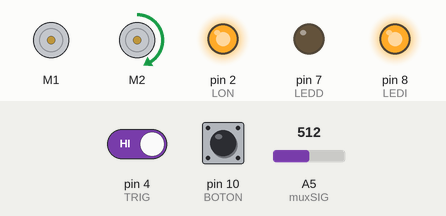
A sketch run on a simulated Arduino Uno, built with avr-gcc and run on an emulated ATmega328P. Shown: 2 × DC motor (green arrow = forward, orange = backward, longer = faster), output pins drawn as LEDs (lit = HIGH). The test bench sets the inputs (shaded band); at power-on: A5 (muxSIG) = 512, pin 4 (TRIG) HIGH, pin 10 (BOTON) LOW. Pins used as bus, display or sensor lines are not drawn; what the sketch prints to the serial monitor is not drawn.

Above: at 5.1 s.
5.2 s: A5 (muxSIG) set to 530
At 5.6 s:
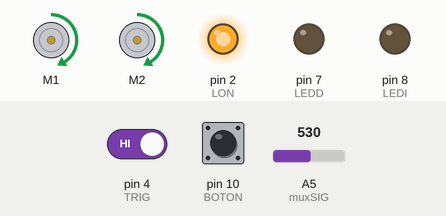
6.7 s: A5 (muxSIG) set to 511
At 7.7 s:
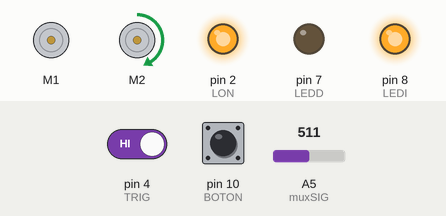
8.2 s: pin 4 (TRIG) driven LOW
At 9.4 s:
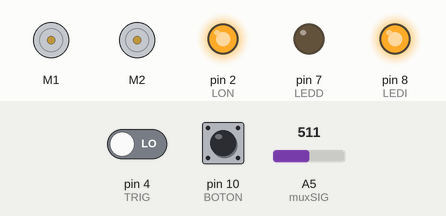
9.7 s: pin 4 (TRIG) driven HIGH
At 10.8 s:
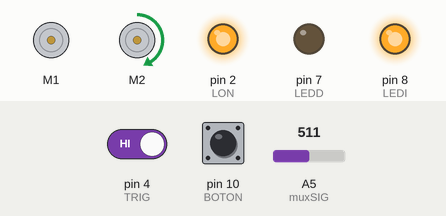
11.2 s: A5 (muxSIG) set to 716
At 12.4 s:
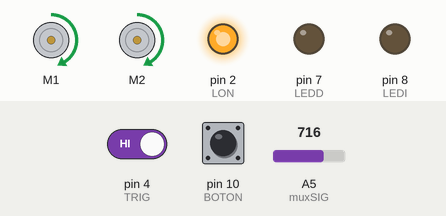
12.7 s: A5 (muxSIG) set to 900
At 13.6 s:
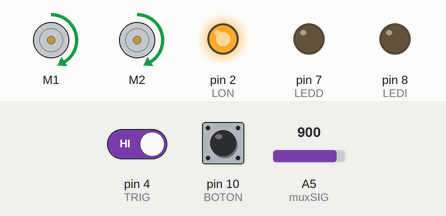
Timing chart, 0 to 15.2 s (numbered marks = the images above; inputs shaded):
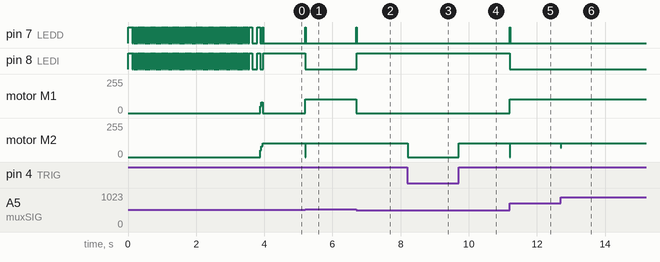

The sketch:

Rocky.ino
```cpp
#include <OrangutanMotors.h> //libreria motores

//Pines a usar
#define LON         2      // LED ON Regleta
#define TRIG        4      // IR
#define LEDD        7      // led der
#define LEDI        8      // led izq
#define BOTON       10     // Boton
#define muxS0       A1     // pin s0 canal
#define muxS1       A2     // pin s1 canal
#define muxS2       A3     // pin s2 canal
#define muxS3       A4     // pin s3 canal
#define muxSIG      A5     // pin OUT multiplexor

//Paramatros de sensores QTR
#define N_SENSORES  14     // numero de sensores
#define REFERENCIA  6500
#define UMBRAL_MIN  79

unsigned long sensorValor[N_SENSORES];
unsigned int sensorValorMAX[N_SENSORES];
unsigned int sensorValorMIN[N_SENSORES];
unsigned int sensorValorPROM[N_SENSORES];
unsigned long posicionLinea;
int error[8];

//:::::::::::::::: A J U S T E S  P I D ::::::::::::::::::::::::
const int velMax = 105; //120  // 190
const int velFrenoMax = 100;
const int velFrenoMin = 90;
int limite;

float kP = 0.0236; //.018
float kI = 0.0004; //.0007
float kD = 0.2854; //0.216


// Variables para Control
int proporcional;
long integral;
int derivada;
int diferenciaPwr;
int toleranciaM;

OrangutanMotors motores;

void setup() {
  pinMode(TRIG, INPUT);
  pinMode(BOTON, INPUT);
  pinMode(LEDD, OUTPUT);
  pinMode(LEDI, OUTPUT);
  pinMode(LON, OUTPUT);
  pinMode(muxS0, OUTPUT);
  pinMode(muxS1, OUTPUT);
  pinMode(muxS2, OUTPUT);
  pinMode(muxS3, OUTPUT);

  Serial.begin(9600);

  //activar/desactivar motores, regleta y turbina
  motBaby(0,0);
  digitalWrite(LON,1);

  // ***************** CALIBRANDO *****************
  esperarBoton();
  iniciarCalibracion();

  esperarBoton();
  iniciarlizarVariables();

  esperarBoton();
  esperarTrigger();

  for(int i = 50; i<velMax; i+=15){
    motBaby(i,i);
    delay(15);
  }
}

void loop() {
  if (!digitalRead(TRIG)){
    motBaby(0,0);
    diferenciaPwr = 0;
  }else{
    calcularPID();
    //verPosicionPwr();
    //verValores();
  }
}

//******************* BOTON *******************
void esperarBoton() {
  digitalWrite(LEDD, HIGH);
  digitalWrite(LEDI, HIGH);
  while(digitalRead(BOTON));
  delay(100);
  digitalWrite(LEDD, LOW);
  digitalWrite(LEDI, LOW);
}

void esperarTrigger(){
  digitalWrite(LEDD, HIGH);
  digitalWrite(LEDI, HIGH);
  while(!digitalRead(TRIG));
  digitalWrite(LEDD, LOW);
  digitalWrite(LEDI, LOW);
}

//******************* MOTORES *******************
void motBaby(int motor_izq, int motor_der) {
  motores.setSpeeds(motor_izq, motor_der);
}


//******************* REGLETA *******************
void setCanal(byte canal){
   digitalWrite(muxS3, bitRead(canal, 3));
   digitalWrite(muxS2, bitRead(canal, 2));
   digitalWrite(muxS1, bitRead(canal, 1));
   digitalWrite(muxS0, bitRead(canal, 0));
}

void leerSensores(){
   int k = 0;
   for (int i = 14; i > 0 ; i--){
      setCanal(i);
      sensorValor[k] = analogRead(muxSIG)/10;
      k++;
   }
}

int leerLineaNegra(int lineaAnterior){
  unsigned long suma = 0;
  unsigned long divisor = 0;
  leerSensores();
  for(int i = 0 ; i < N_SENSORES; i++){
    if(sensorValor[i] > sensorValorPROM[i]){
      suma += i*1000*sensorValor[i];
      divisor += sensorValor[i];
    }
  }
  if(divisor > 0)
    return (long) suma/divisor;
  else
    return  lineaAnterior;
}

int leerLineaBlanca(int lineaAnterior){
  unsigned long suma = 0;
  unsigned long divisor = 0;
  leerSensores();
  for(int i = 0 ; i < N_SENSORES; i++){
    if(sensorValor[i] < sensorValorPROM[i]){
      suma += i*1000*sensorValor[i];
      divisor += sensorValor[i];
    }
  }
  if(divisor > 0)
    return (long) suma/divisor;
  else
    return  lineaAnterior;
}

void iniciarCalibracion(){
  for( int i = 0 ; i < N_SENSORES ; i++){;
    sensorValorMAX[i] = 0;
    sensorValorMIN[i] = UMBRAL_MIN;
  }
  for(int i = 0 ; i < 75 ; i++){
    digitalWrite(LEDD, HIGH);
    digitalWrite(LEDI, HIGH);
    leerSensores();
    for(int i = 0 ; i < N_SENSORES; i++){
      if(sensorValor[i] > sensorValorMAX[i]){
        sensorValorMAX[i] = sensorValor[i];
      }
      if(sensorValor[i] < sensorValorMIN[i]){
        sensorValorMIN[i] = sensorValor[i];
      }
    }
    delay(22);
    digitalWrite(LEDD, LOW);
    digitalWrite(LEDI, LOW);
    delay(22);
  }
}

//     ::::::::::::: CALCULAR ERROR (PID) :::::::::::::
void calcularPID() {
  posicionLinea=leerLineaNegra(posicionLinea);
  proporcional=posicionLinea-REFERENCIA;

  integral=error[0]+error[1]+error[2]+error[3]+error[4]+error[5]+error[6]+error[7];

  error[7]=error[6];
  error[6]=error[5];
  error[5]=error[4];
  error[4]=error[3];
  error[3]=error[2];
  error[2]=error[1];
  error[1]=error[0];
  error[0]=proporcional;

  derivada=proporcional-error[7];

  if(integral>5000){
    digitalWrite(LEDD, 0);
    digitalWrite(LEDI, 1);
  }else{
    if(integral<-5000){
      digitalWrite(LEDD, 1);
      digitalWrite(LEDI, 0);
    }else{
      digitalWrite(LEDD, 0);
      digitalWrite(LEDI, 0);
    }
  }
  diferenciaPwr=proporcional*kP+integral*kI+derivada*kD;

  if (diferenciaPwr>toleranciaM) diferenciaPwr=toleranciaM;
  if (diferenciaPwr<-toleranciaM) diferenciaPwr=-toleranciaM;

  //Control de motores
  if (diferenciaPwr > 0){
    motBaby(velMax, velMax-diferenciaPwr);
  }else{
    motBaby(velMax+diferenciaPwr, velMax);
  }
}

void iniciarlizarVariables(){
  limite = velMax-10;
  diferenciaPwr = 0;
  posicionLinea = 0;
  integral = 0;
  derivada = 0;
  error[0] = 0;
  error[1] = 0;
  error[2] = 0;
  error[3] = 0;
  error[4] = 0;
  error[5] = 0;
  error[6] = 0;
  error[7] = 0;
  toleranciaM = velMax;
  for(int i = 0 ; i<N_SENSORES ; i++){
    sensorValorPROM[i] = int (sensorValorMAX[i] + sensorValorMIN[i])/2;
  }
  for(int i = 0; i<N_SENSORES; i++){
    Serial.print(sensorValorMAX[i]);
    Serial.print(F(" - "));
    Serial.print(sensorValorMIN[i]);
    Serial.print(F(" - "));
    Serial.println(sensorValorPROM[i]);
  }
}

void frenosContorno(){
  if(sensorValor[0]>sensorValorPROM[0] || sensorValor[1]>sensorValorPROM[1]){
    motBaby(-velFrenoMin,velFrenoMax);
    while(true){
      leerSensores(); //lectura en bruto de sensor
      if(sensorValor[2]>sensorValorPROM[2] || sensorValor[3]>sensorValorPROM[3]){
        break;
      }
    }
  }

  if(sensorValor[12]>sensorValorPROM[12] || sensorValor[13]>sensorValorPROM[13]){
    motBaby(velFrenoMax, -velFrenoMin);
    while(true){
      leerSensores();
      if(sensorValor[10]>sensorValorPROM[10] || sensorValor[11]>sensorValorPROM[11]){
        break;
      }
    }
  }
}

//******************* REVISANDO *******************
void verPosicionPwr(){
      Serial.print(proporcional);
      Serial.print(F(" => "));
      Serial.println(diferenciaPwr);
}

void verValores(){
  leerSensores();
  for(int i = 0 ; i < N_SENSORES ; i++ ){
    Serial.print(sensorValor[i]);
    Serial.print(F(" || "));
  }
  Serial.println(F("~"));
}
```

Measured:
- the behaviour switches between 519 and 520 on A5 (muxSIG) (found by bisection; images 0 and 1)
- after the input at 5.2 s, pin 7 (LEDD): LOW → HIGH at once, → LOW 0.01 s later; pin 8 (LEDI): HIGH → LOW at once; motor M1: stopped → forward 105/255 at once; motor M2: forward 105/255 → stopped at once, → forward 105/255 0.02 s later
- after the input at 6.7 s, pin 7 (LEDD): LOW → HIGH at once, → LOW 0.01 s later; pin 8 (LEDI): LOW → HIGH at once; motor M1: forward 105/255 → stopped at once
- after the input at 8.2 s, motor M2: forward 105/255 → stopped at once
- after the input at 9.7 s, motor M2: stopped → forward 105/255 at once
- after the input at 11.2 s, pin 7 (LEDD): LOW → HIGH at once, → LOW 0.01 s later; pin 8 (LEDI): HIGH → LOW at once; motor M1: stopped → forward 105/255 at once; motor M2: forward 105/255 → stopped at once, → forward 105/255 0.02 s later
- after the input at 12.7 s, motor M2: forward 105/255 → forward 68/255 at once, → forward 105/255 0.02 s later
